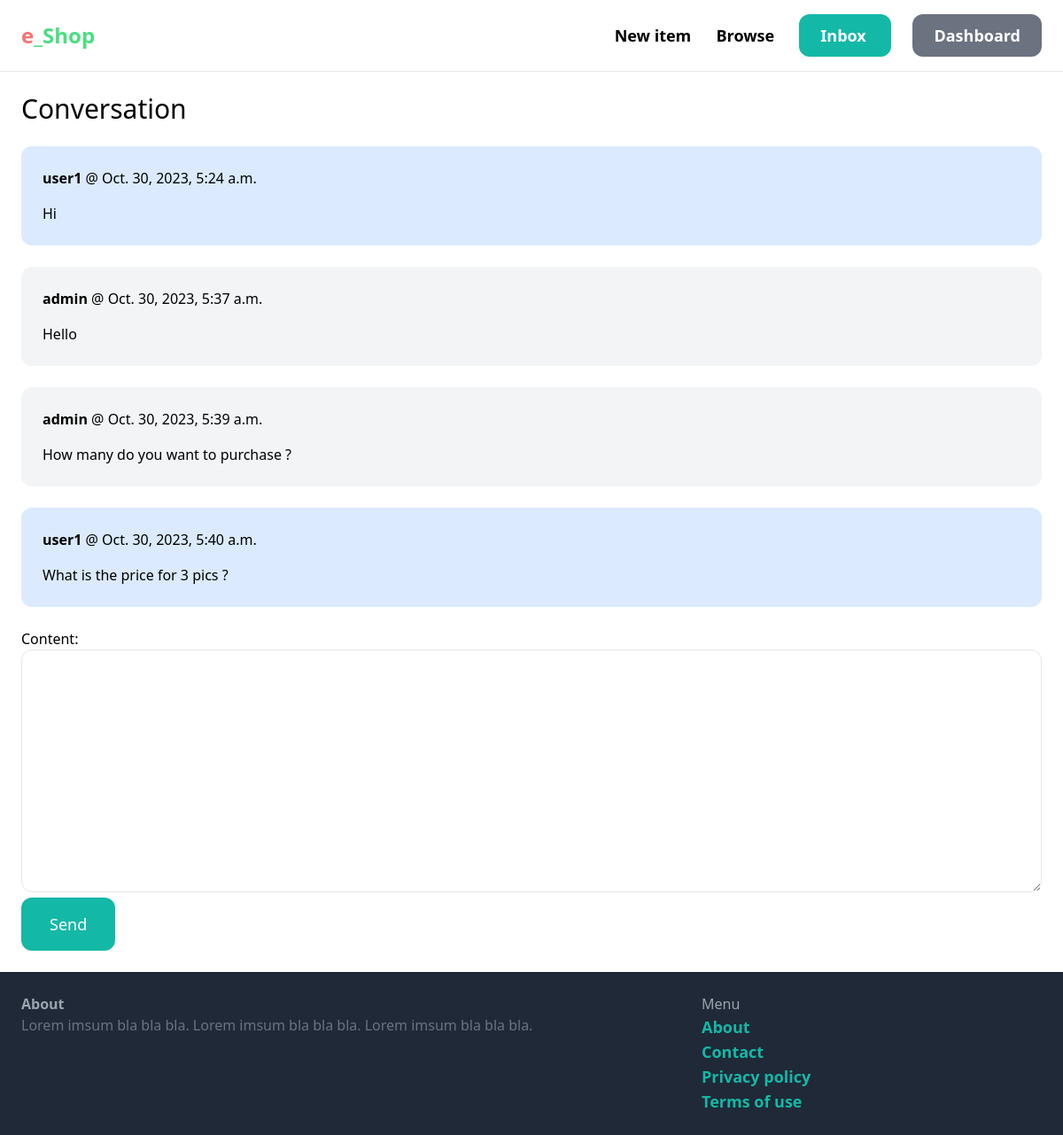
The app's page /inbox/3/ (signed in) with its own data.
### conversation/models.py (models this page shows)
class ConversationMessage(models.Model):
    conversation = models.ForeignKey(Conversation, related_name='messages', on_delete=models.CASCADE)
    content = models.TextField()
    created_at = models.DateTimeField(auto_now_add=True)
    created_by = models.ForeignKey(User, related_name='created_messages', on_delete=models.CASCADE)

### conversation/views.py (the view)
# urls.py: path('<int:pk>/', views.detail, name='detail'),
@login_required
def detail(request, pk):
    conversation = Conversation.objects.filter(members__in=[request.user.id]).get(pk=pk)
    if request.method == 'POST':
        form = ConversationMessageForm(request.POST)
        if form.is_valid():
            conversation_message = form.save(commit=False)
            conversation_message.conversation = conversation
            conversation_message.created_by = request.user
            conversation_message.save()
            conversation.save()
            return redirect('conversation:detail', pk=pk)
    else:
        form = ConversationMessageForm()
    return render(request, 'conversation/detail.html', {
        'conversation': conversation,
        'form': form
    })

### conversation/forms.py
class ConversationMessageForm(forms.ModelForm):
    class Meta:
        model = ConversationMessage
        fields = ('content',)
        widgets = {
            'content': forms.Textarea(attrs={
                'class': 'w-full py-4 px-6 rounded-xl border'
            })
        }

### conversation/templates/conversation/detail.html (shortened to what this page needs)
{% extends 'core/base.html' %}
{% block content %}
<h1 class="mb-6 text-3xl">Conversation</h1>
<div class="space-y-6">
    {% for message in conversation.messages.all %}
        <div class="p-6 flex {% if message.created_by == request.user %}bg-blue-100{% else %}bg-gray-100{% endif %} rounded-xl">
            <div>
                <p class="mb-4"><strong>{{ message.created_by.username }}</strong> @ {{ message.created_at }}</p>
                <p>{{ message.content }}</p>
            </div>
        </div>
    {% endfor %}
</div>
<form method="post" action="." class="mt-6">
    {{ form.as_p }}
    <button class="py-4 px-8 text-lg bg-teal-500 hover:bg-teal-700 rounded-xl text-white">Send</button>
</form>
{% endblock %}

### records on screen
ConversationMessage: created_by.username "user1", created_at "Oct. 30, 2023, 5:24 a.m.", content "Hi"
ConversationMessage: created_by.username "admin", created_at "Oct. 30, 2023, 5:37 a.m.", content "Hello"
ConversationMessage: created_by.username "admin", created_at "Oct. 30, 2023, 5:39 a.m.", content "How many do you want to purchase ?"
ConversationMessage: created_by.username "user1", created_at "Oct. 30, 2023, 5:40 a.m.", content "What is the price for 3 pics ?"
